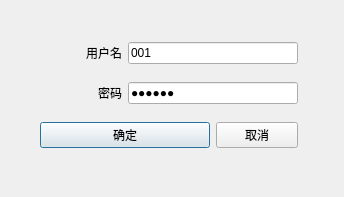
<?xml version="1.0" encoding="UTF-8"?>
<ui version="4.0">
 <class>admindlg</class>
 <widget class="QDialog" name="admindlg">
  <property name="geometry">
   <rect>
    <x>0</x>
    <y>0</y>
    <width>344</width>
    <height>197</height>
   </rect>
  </property>
  <property name="minimumSize">
   <size>
    <width>344</width>
    <height>197</height>
   </size>
  </property>
  <property name="maximumSize">
   <size>
    <width>344</width>
    <height>197</height>
   </size>
  </property>
  <property name="windowTitle">
   <string>管理员登录</string>
  </property>
  <widget class="QWidget" name="layoutWidget">
   <property name="geometry">
    <rect>
     <x>40</x>
     <y>30</y>
     <width>258</width>
     <height>131</height>
    </rect>
   </property>
   <layout class="QGridLayout" name="gridLayout">
    <item row="1" column="0">
     <widget class="QLabel" name="label_2">
      <property name="text">
       <string>密码</string>
      </property>
      <property name="alignment">
       <set>Qt::AlignRight|Qt::AlignTrailing|Qt::AlignVCenter</set>
      </property>
     </widget>
    </item>
    <item row="2" column="0" colspan="2">
     <widget class="QPushButton" name="pushButton">
      <property name="text">
       <string>确定</string>
      </property>
     </widget>
    </item>
    <item row="0" column="1" colspan="2">
     <widget class="QLineEdit" name="lineEdit">
      <property name="text">
       <string>001</string>
      </property>
     </widget>
    </item>
    <item row="0" column="0">
     <widget class="QLabel" name="label">
      <property name="text">
       <string>用户名</string>
      </property>
      <property name="alignment">
       <set>Qt::AlignRight|Qt::AlignTrailing|Qt::AlignVCenter</set>
      </property>
     </widget>
    </item>
    <item row="2" column="2">
     <widget class="QPushButton" name="pushButton_2">
      <property name="text">
       <string>取消</string>
      </property>
     </widget>
    </item>
    <item row="1" column="1" colspan="2">
     <widget class="QLineEdit" name="lineEdit_2">
      <property name="text">
       <string>123456</string>
      </property>
      <property name="echoMode">
       <enum>QLineEdit::Password</enum>
      </property>
     </widget>
    </item>
   </layout>
  </widget>
 </widget>
 <resources/>
 <connections/>
</ui>
